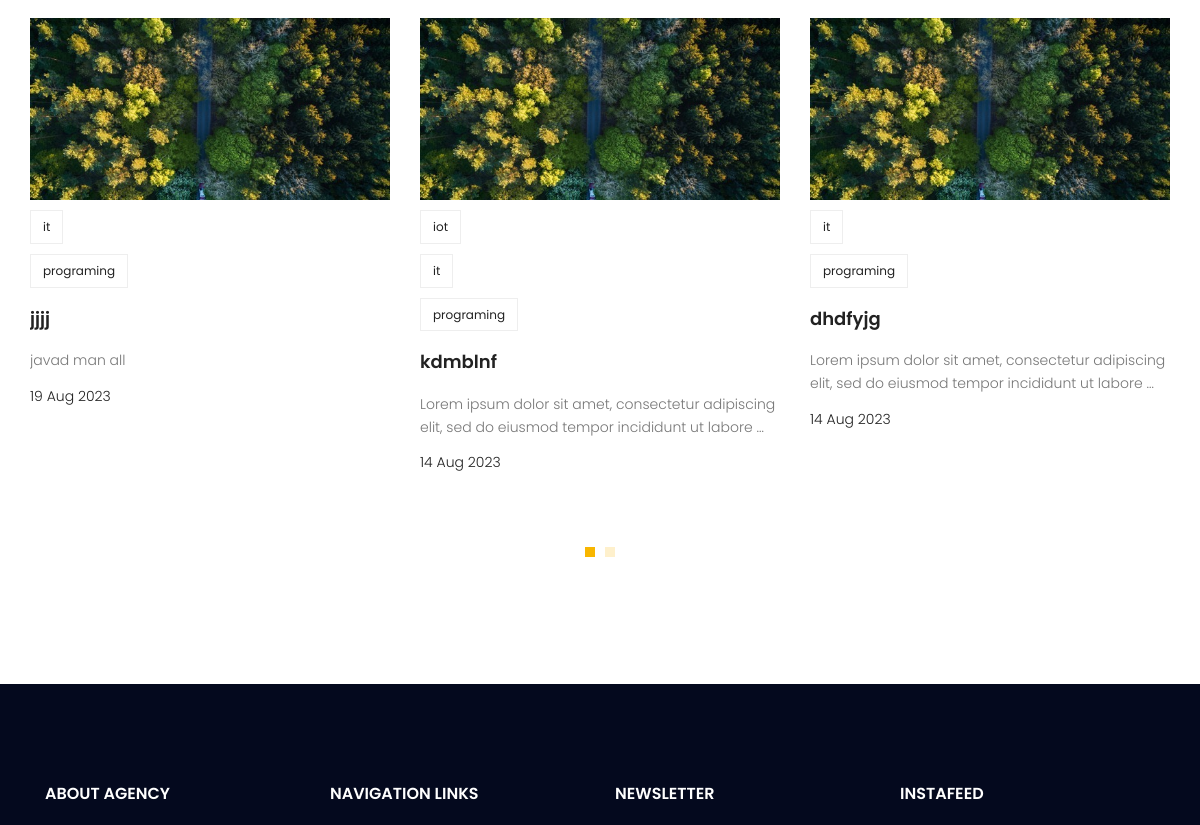
The app's page / (middle part), older data.
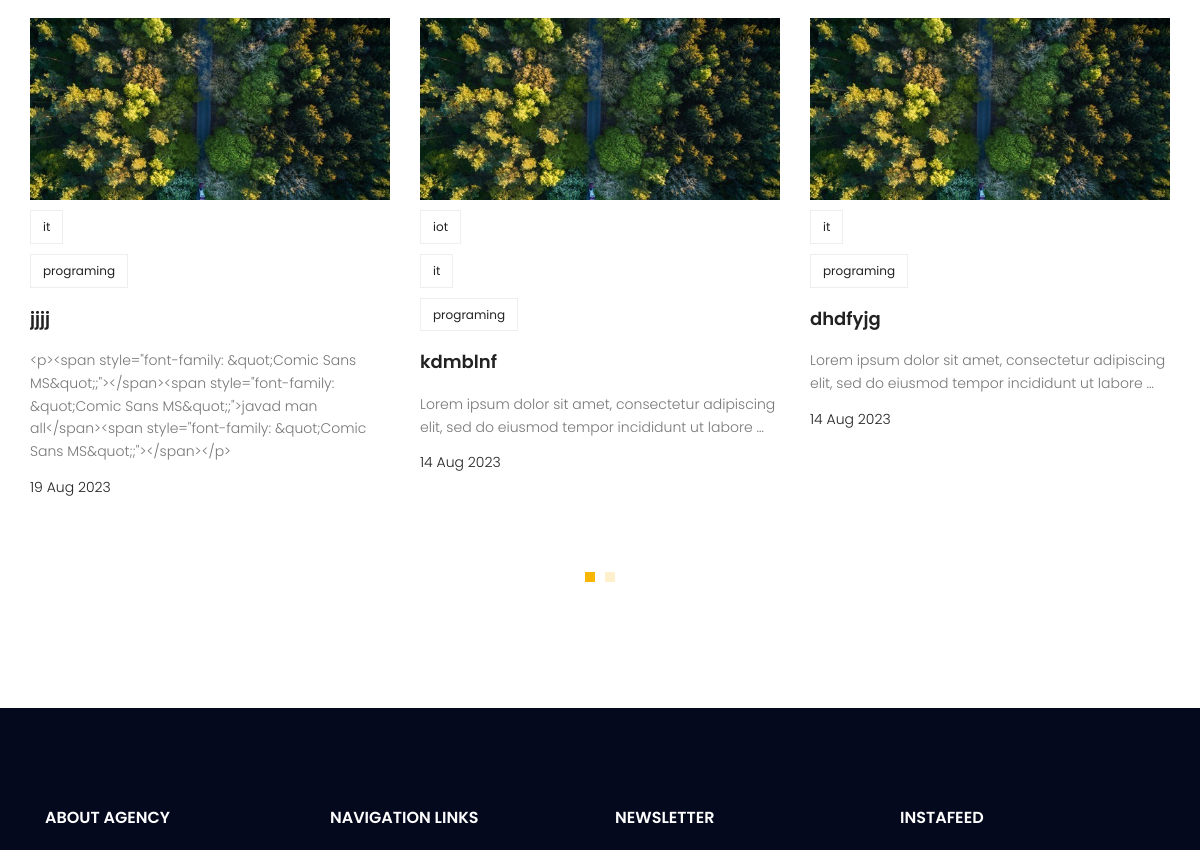
The same page, newer data.
### blog/models.py (models this page shows, shortened)
class post(models.Model):
    image = models.ImageField(upload_to='blog/' , default='blog/default.jpg')
    author = models.ForeignKey(User , on_delete=models.SET_NULL , null=True)
    title = models.CharField(max_length=255)
    content = models.TextField()
    tags = TaggableManager()
    category = models.ManyToManyField(category)
    counted_views = models.IntegerField(default=0)
    status = models.BooleanField(default=False)
    login_require = models.BooleanField(default=False)
    published_at = models.DateTimeField(null=True)
    created_at = models.DateTimeField(auto_now_add=True)
    updated_at = models.DateTimeField(auto_now=True )
    class Meta:
        ordering = ['-created_at']

### website/views.py (the view)
# urls.py: path('' , index ,name='index'),
def index(request):
    return render(request , 'website/index.html')

### website/templatetags/website_tags.py (called while the page is built)
@register.inclusion_tag('website/website-recentpost.html')
def recent():
    recentposts = post.objects.filter(status = True).order_by('-published_at')[:6]
    return {'recentposts' : recentposts }

### templates/website/index.html (shortened to what this page needs)
{% extends "base.html" %}
{% load static %}
{% load website_tags %}
{% block content%}
    <section class="recent-blog-area section-gap">
      <div class="container">
        <div class="row d-flex justify-content-center">
          <div class="menu-content pb-60 col-lg-9">
          </div>
        </div>
        <div class="row">
          {% recent %}
        </div>
      </div>
    </section>
{% endblock %}

### templates/website/website-recentpost.html
{% load static %}
<div class="active-recent-blog-carusel">
  {% for post in recentposts %}
  <div class="single-recent-blog-post item">
    <div class="thumb">
      <img class="img-fluid" src="{{post.image.url}}" alt="" />
    </div>
    <div class="details">
      {% for cat in post.category.all %}
      <div class="tags">
        <ul>
          <li>
            <a href="{% url 'blog:category' cat_name=cat.name %}">{{cat.name}}</a>
          </li>
        </ul>
      </div>
      {% endfor %}
      <a href="{% url 'blog:single' pid=post.id %}"><h4 class="title">{{post.title}}</h4></a>
      <p>
        {{post.content|truncatewords:15}}
      </p>
      <h6 class="date">{{post.published_at|date:"d M Y"}}</h6>
    </div>
  </div>
  {% endfor %}
</div>

Row changes from the older to the newer data that the page shows:
changed post "jjjj": content "javad man all" → "<p><span style=\"font-family: &quot;Comic Sans MS&quot;;\"> </span><span style=\"font-family: &quot;Comic Sans MS&quot;;\">javad man all</span><span style=\"font-family: &quot;Comic Sans MS&quot;;\"> </span></p>"
